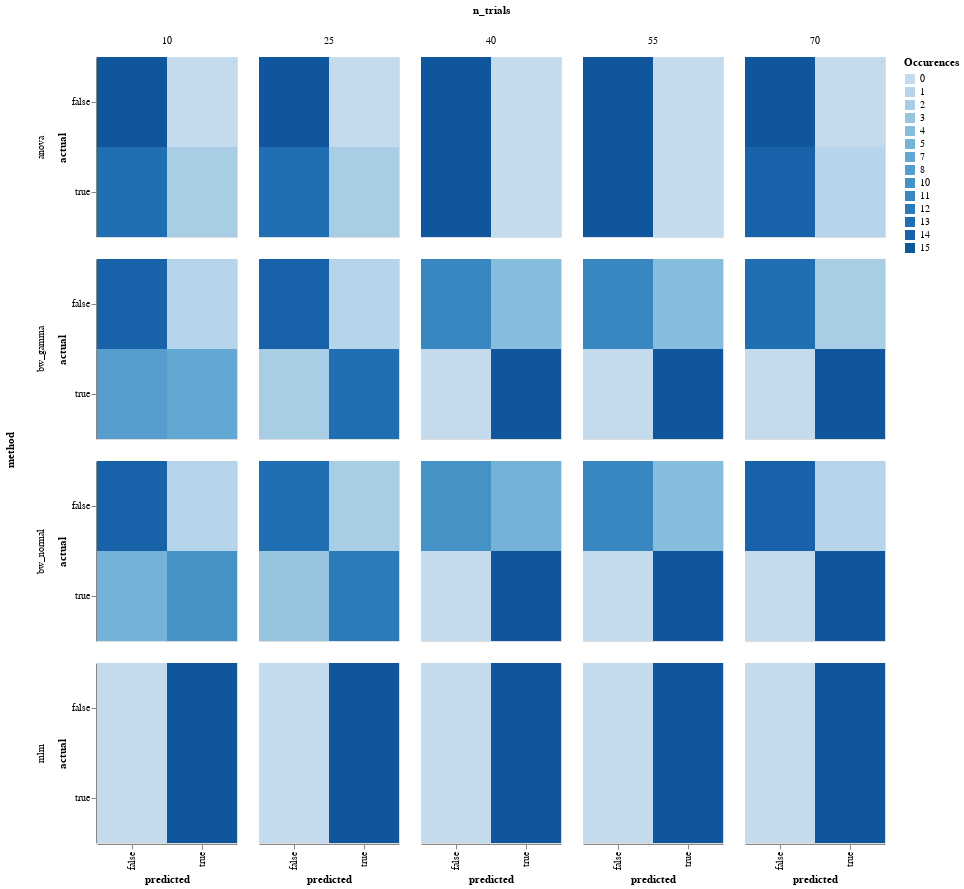

Notebook cell for this chart:
### Markdown cell above
### Confusion matrix

### Code cell
model_comparison.plot_confusion(
    model_comparison.make_confusion_matrix(reslog, ('method', 'y', 'randomness', 'n_trials')
                                           )).properties(width=140).facet(row='method', column='n_trials')
# NBVAL_SKIP

### Figure 1 — Vega-Lite specification as saved in the notebook (floating-point values rounded to 4 significant figures; data arrays with more than 128 entries replaced by an {"elided": "..."} marker saying what was removed)
{"config": {"view": {"continuousWidth": 400, "continuousHeight": 300}}, "data": {"name": "data-272328fd967ceefbcb4985949367bd45"}, "facet": {"column": {"type": "quantitative", "field": "n_trials"}, "row": {"type": "nominal", "field": "method"}}, "spec": {"mark": "rect", "encoding": {"color": {"type": "ordinal", "field": "Occurences"}, "x": {"type": "nominal", "field": "predicted"}, "y": {"type": "nominal", "field": "actual"}}, "height": 180, "width": 140}, "$schema": "https://vega.github.io/schema/vega-lite/v4.8.1.json", "datasets": {"data-272328fd967ceefbcb4985949367bd45": {"elided": "240 records"}}}
